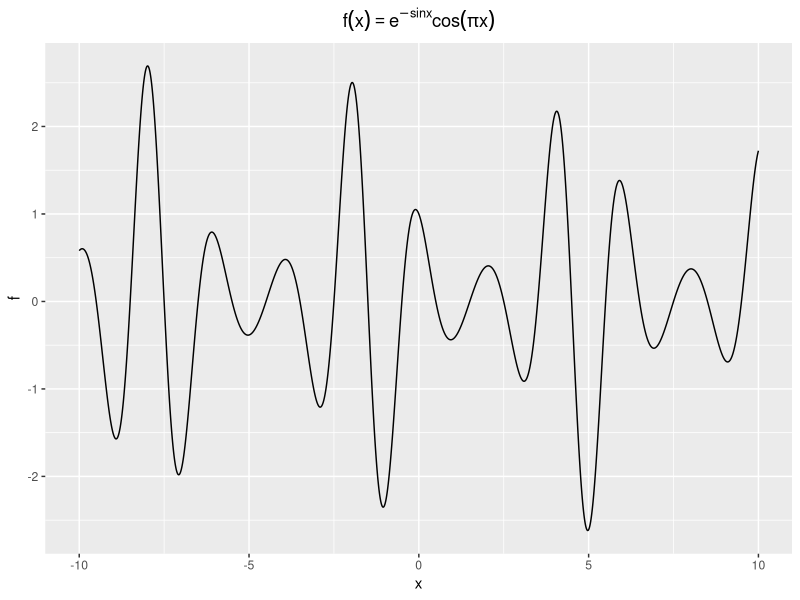
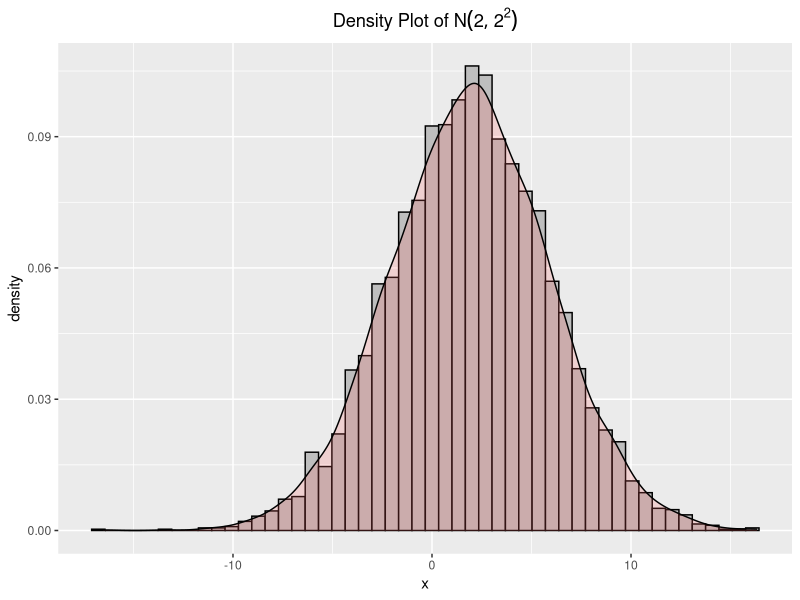
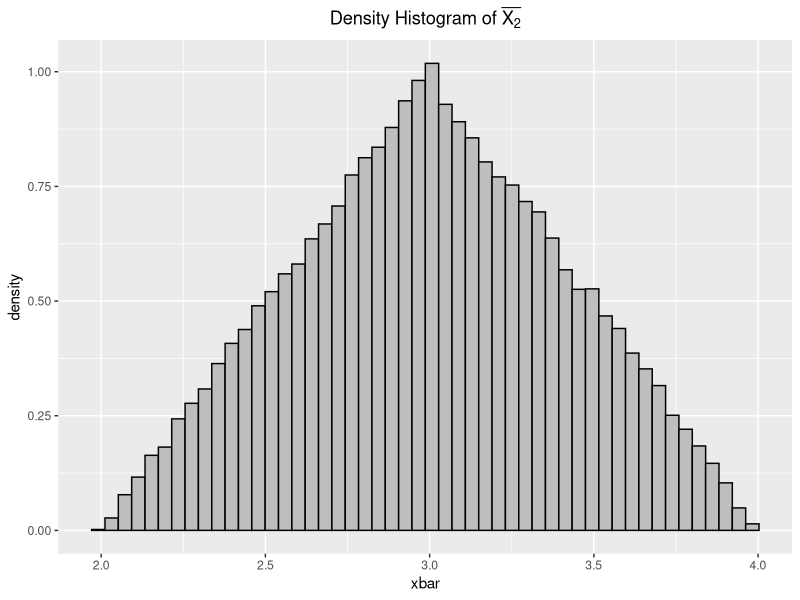
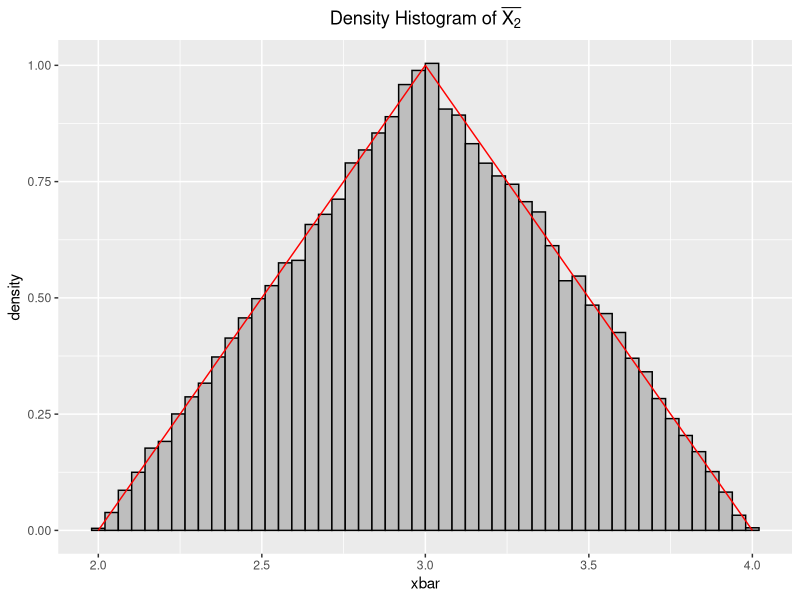

The R script that drew these images, in order:
## ---- chunk 1
knitr::opts_chunk$set(echo = TRUE)
## ---- chunk 2
library(ggplot2)
x<- seq(from=-10, to=10, by=0.01)
f <- exp(-sin(x)) * cos(pi * x)
qplot(x, f, geom='line') +  
     ggtitle(expression(f(x)==e^{-sinx}*cos(pi*x))) + 
  theme(plot.title = element_text(hjust = 0.5))
## ---- chunk 3
dat <- data.frame(x=rnorm(n=5000, mean=2, sd=4))

ggplot(dat, aes(x=x)) + geom_histogram(aes(y=..density..),
                            bins=50,
                            color="black",
                            fill="grey") + 
  geom_density(alpha=.2, fill="#FF6666") + 
  ggtitle(expression(paste("Density Plot of ", N(2, 2^2)))) + 
  theme(plot.title = element_text(hjust = 0.5))
## ---- chunk 4
xbar <- vector(length=100000)
for (n in 1:100000) {
  x1 <- runif(n=1, min=2, max=4)
  x2 <- runif(n=1, min=2, max=4)
  xbar[n] <- mean(c(x1, x2))
}

dat <- data.frame(xbar=xbar)

p <- ggplot(dat, aes(x=xbar)) + 
  geom_histogram(aes(y=..density..), colour="black", fill="grey", bins=50) + 
  ggtitle(expression(paste("Density Histogram of ", bar(X[2])))) + 
  theme(plot.title = element_text(hjust = 0.5))
p
## ---- chunk 5
size=nrow(dat)
px <- vector(length=size)
x <- seq(from=2, to=4, by=(4-2)/size)
for (i in 1:length(x)) {
  if (x[i] <= 3) {
    px[i] <- x[i] - 2
  } else {
    px[i] <- 4 - x[i]
  }
}
p + geom_line(aes(x=x[1:length(x)-1],y=px[1:length(px)-1]), color="red")
